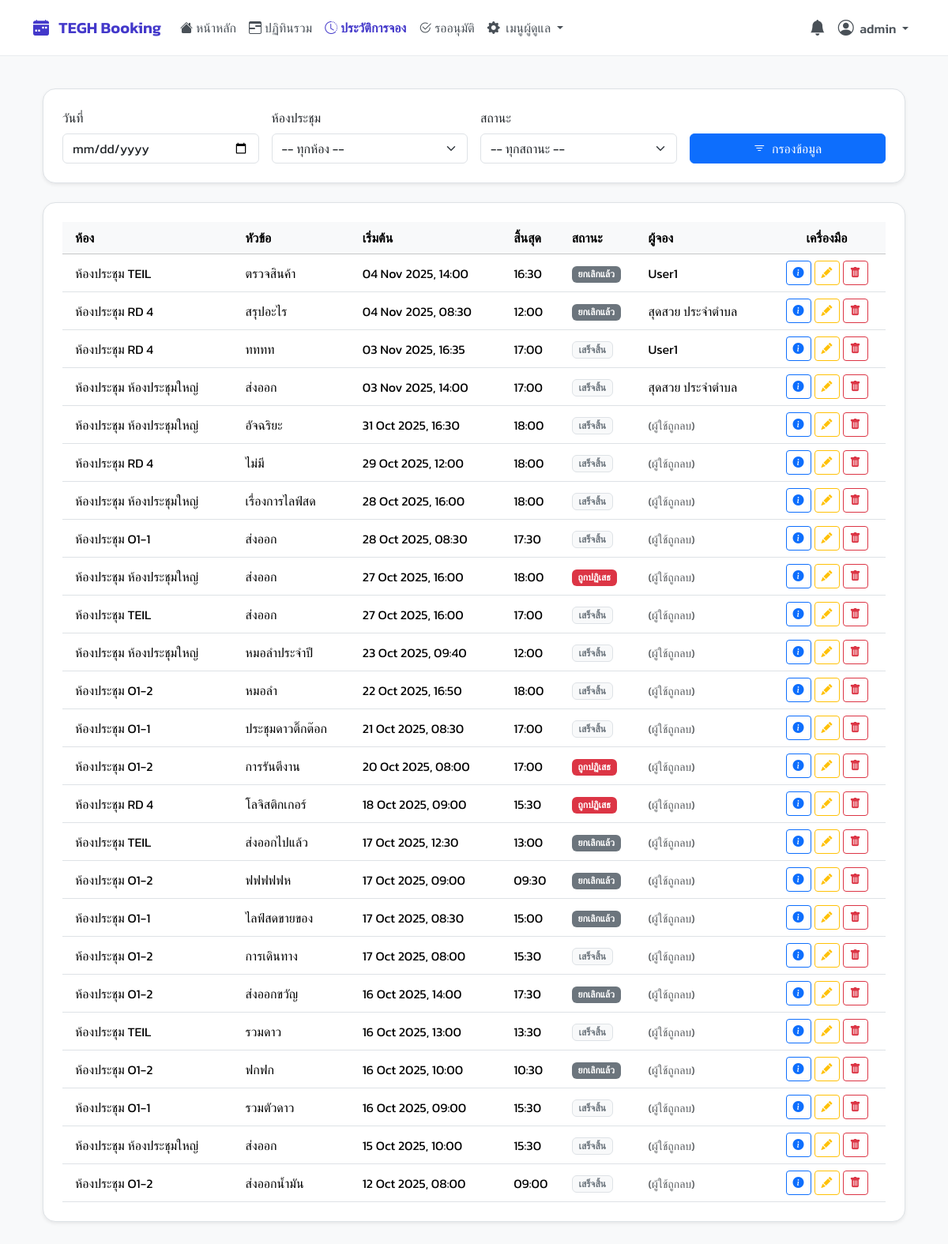
The page /history/ (signed in) on the database as committed earlier.
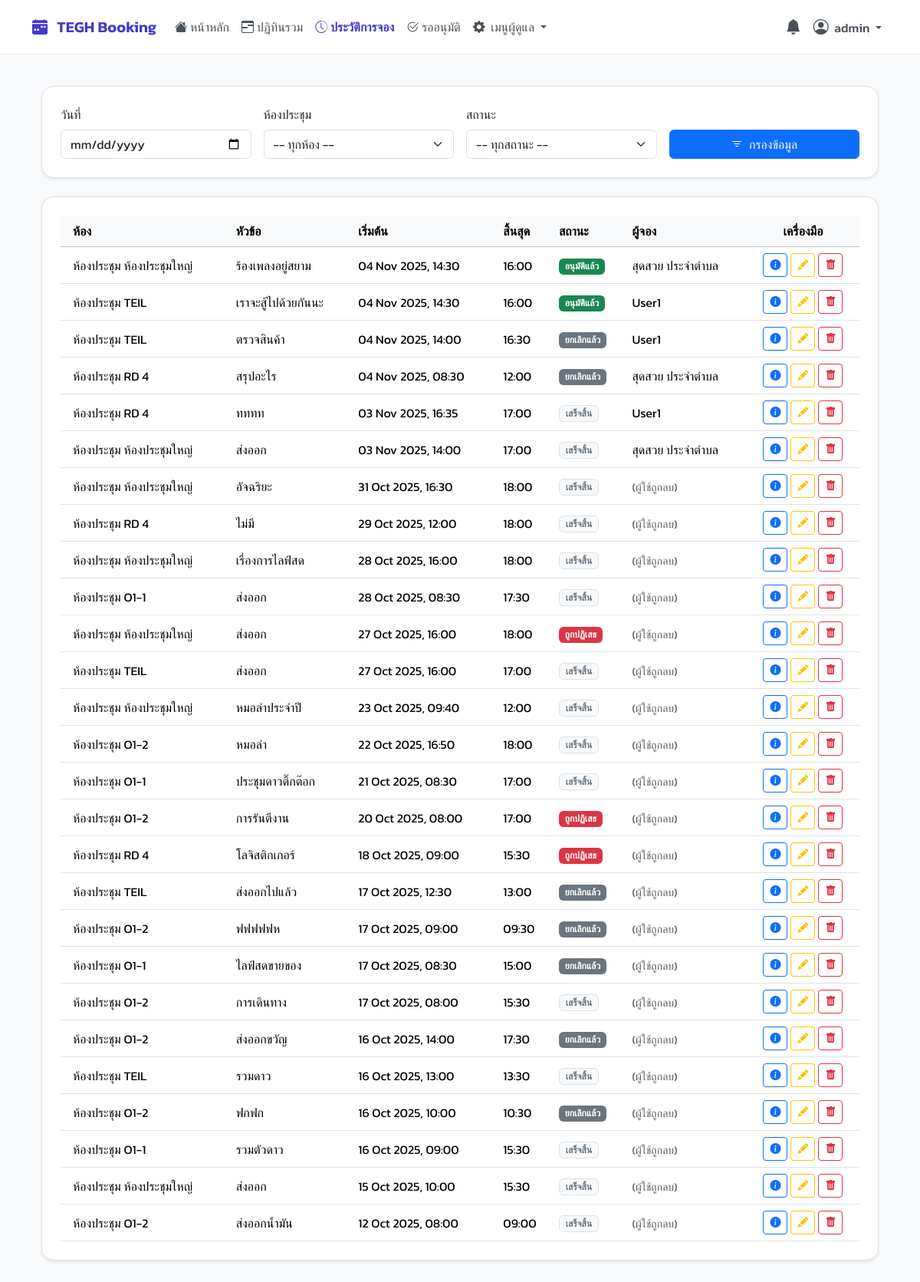
The same page on the database as committed later.
### booking/models.py (models this page shows, shortened)
class Booking(models.Model):
    user = models.ForeignKey(User, on_delete=models.SET_NULL, null=True, related_name='bookings')
    room = models.ForeignKey(Room, on_delete=models.CASCADE, related_name='bookings')
    title = models.CharField(max_length=200)
    start_time = models.DateTimeField()
    end_time = models.DateTimeField()
    chairman = models.CharField(max_length=200, blank=True, null=True)
    department = models.CharField(max_length=200, blank=True, null=True)
    participant_count = models.PositiveIntegerField(default=1)
    participants = models.ManyToManyField(User, related_name='participating_in', blank=True)
    presentation_file = models.FileField(upload_to='presentations/', blank=True, null=True)
    description = models.TextField(blank=True, null=True)
    additional_requests = models.TextField(blank=True, null=True)
    additional_notes = models.TextField(blank=True, null=True)
    STATUS_CHOICES = [
        ('PENDING', 'รออนุมัติ'),
        ('APPROVED', 'อนุมัติแล้ว'),
        ('REJECTED', 'ไม่อนุมัติ'),
        ('CANCELLED', 'ยกเลิกแล้ว'),
    ]
    status = models.CharField(max_length=10, choices=STATUS_CHOICES, default='PENDING')
    created_at = models.DateTimeField(auto_now_add=True)
    updated_at = models.DateTimeField(auto_now=True)
    parent_booking = models.ForeignKey(
        'self',
        on_delete=models.CASCADE,
        null=True,
        blank=True,
        related_name='child_bookings',
        help_text="การจองนี้ เป็นส่วนหนึ่งของการจองซ้ำ (ชี้ไปที่การจองแรก)"
    )
    recurrence_rule = models.CharField(max_length=20, blank=True, null=True) # (เช่น 'WEEKLY', 'MONTHLY')
    @property
    def is_past(self):
        if not self.end_time:
            return False
        return timezone.now() > self.end_time

class Room(models.Model):
    name = models.CharField(max_length=100)
    building = models.CharField(max_length=100, blank=True, null=True)
    floor = models.CharField(max_length=50, blank=True, null=True)
    location = models.CharField(max_length=255, blank=True, null=True, help_text="เช่น 'ใกล้ฝ่ายบุคคล'")
    capacity = models.PositiveIntegerField(default=1)
    equipment_in_room = models.TextField(blank=True, null=True, help_text="ระบุอุปกรณ์แต่ละอย่างในบรรทัดใหม่")
    image = models.ImageField(upload_to='room_images/', blank=True, null=True, verbose_name="รูปภาพห้อง")

### booking/views.py (the view, shortened to what this page needs)
# urls.py: path('history/', views.history_view, name='history'),
@login_required
def history_view(request):
    if is_admin(request.user):
        bookings = Booking.objects.all().select_related('room', 'user').order_by('-start_time')
    else:
        bookings = Booking.objects.filter(user=request.user).select_related('room').order_by('-start_time')
    date_f = request.GET.get('date'); room_f = request.GET.get('room'); status_f = request.GET.get('status'); q_f = request.GET.get('q', '')
    if date_f:
        try:
            bookings = bookings.filter(start_time__date=datetime.strptime(date_f, '%Y-%m-%d').date())
        except ValueError:
            messages.warning(request, "รูปแบบวันที่ไม่ถูกต้อง กรุณาใช้ YYYY-MM-DD")
            date_f = None
    if status_f and status_f in dict(Booking.STATUS_CHOICES):
        bookings = bookings.filter(status=status_f)
    elif status_f:
        messages.warning(request, "สถานะการจองไม่ถูกต้อง")
        status_f = None
    context = get_base_context(request)
    context.update({
        'bookings_list': bookings,
        'all_rooms': Room.objects.all().order_by('name'),
        'status_choices': Booking.STATUS_CHOICES,
        'current_date': date_f,
        'current_room': room_f,
        'current_status': status_f,
        'current_query': q_f,
        'now_time': timezone.now()
    })
    return render(request, 'pages/history.html', context)

### booking/views.py (called while the page is built)
def is_admin(user):
    return user.is_authenticated and (user.is_superuser or user.groups.filter(name='Admin').exists())

### templates/pages/history.html (shortened to what this page needs)
{% extends 'base.html' %}
{% load static %}
{% block content %}
<div class="container-fluid py-4">
    <div class="content-card shadow-sm border p-3 p-md-4 mb-4">
        <form method="get" class="row g-3 align-items-end">
            <div class="col-md-3">
                <label for="date" class="form-label">วันที่</label>
                <input type="date" name="date" id="date" class="form-control" value="{{ current_date|default:'' }}">
            </div>
            <div class="col-md-3">
                <label for="room" class="form-label">ห้องประชุม</label>
                <select name="room" id="room" class="form-select">
                    <option value="">-- ทุกห้อง --</option>
                </select>
            </div>
            <div class="col-md-3">
                <label for="status" class="form-label">สถานะ</label>
                <select name="status" id="status" class="form-select">
                    <option value="">-- ทุกสถานะ --</option>
                </select>
            </div>
            <div class="col-md-3 d-grid">
                <button type="submit" class="btn btn-primary"><i class="bi bi-filter me-1"></i> กรองข้อมูล</button>
            </div>
        </form>
    </div>
    <div class="content-card shadow-sm border p-3 p-md-4">
        <div class="table-responsive">
            <table class="table table-hover mb-0 align-middle">
                <thead class="table-light">
                    <tr>
                        <th scope="col" class="ps-3">ห้อง</th>
                        <th scope="col">หัวข้อ</th>
                        <th scope="col">เริ่มต้น</th>
                        <th scope="col">สิ้นสุด</th>
                        <th scope="col">สถานะ</th>
                        {% if is_admin_user %}
                        <th scope="col">ผู้จอง</th>
                        {% endif %}
                        <th scope="col" class="text-center">เครื่องมือ</th>
                    </tr>
                </thead>
                <tbody>
                    {% for booking in bookings_list %}
                    <tr>
                        <td class="ps-3">{{ booking.room.name }}</td>
                        <td>{{ booking.title }}</td>
                        <td>{{ booking.start_time|date:"d M Y, H:i" }}</td>
                        <td>{{ booking.end_time|date:"H:i" }}</td>
                        <td>
                            {% if booking.status == 'APPROVED' %}
                                {% if booking.is_past %}
                                    <span class="badge bg-past">เสร็จสิ้น</span>
                                {% else %}
                                    <span class="badge bg-success">อนุมัติแล้ว</span>
                                {% endif %}
                            {% elif booking.status == 'PENDING' %}
                                <span class="badge bg-warning text-dark">รออนุมัติ</span>
                            {% elif booking.status == 'REJECTED' %}
                                <span class="badge bg-danger">ถูกปฏิเสธ</span>
                            {% elif booking.status == 'CANCELLED' %}
                                <span class="badge bg-secondary">ยกเลิกแล้ว</span>
                            {% endif %}
                        </td>
                        {% if is_admin_user %}
                        <td>
                            {% if booking.user %}
                                {{ booking.user.get_full_name|default:booking.user.username }}
                            {% else %}
                                <span class="text-muted small">(ผู้ใช้ถูกลบ)</span>
                            {% endif %}
                        </td>
                        {% endif %}
                        <td class="text-center">
                            <div class="d-inline-flex gap-1" role="group">
                                <a href="{% url 'booking_detail' booking.id %}" class="btn btn-sm btn-outline-primary" title="ดูรายละเอียด">
                                    <i class="bi bi-info-circle-fill"></i>
                                </a>
                                {% if is_admin_user or not booking.is_past and booking.user == request.user %}
                                    <a href="{% url 'edit_booking' booking.id %}" class="btn btn-sm btn-outline-warning" title="แก้ไข">
                                        <i class="bi bi-pencil-fill"></i>
                                    </a>
                                    <button type="button" class="btn btn-sm btn-outline-danger delete-booking-btn"
                                            title="ยกเลิกการจอง"
                                            data-bs-toggle="modal"
                                            data-bs-target="#deleteConfirmModal"
                                            data-delete-url="{% url 'delete_booking' booking.id %}"
                                            data-booking-title="{{ booking.title|escapejs }}">
                                        <i class="bi bi-trash-fill"></i>
                                    </button>
                                {% endif %}
                            </div>
                        </td>
                    </tr>
                    {% endfor %}
                </tbody>
            </table>
        </div>
    </div>
</div>
{% endblock %}

### templates/base.html (shortened to what this page needs)
{% load static %}
<!DOCTYPE html>
<html lang="th">
<head>
    <link href="https://cdn.jsdelivr.net/npm/bootstrap@5.3.3/dist/css/bootstrap.min.css" rel="stylesheet">
    <link rel="stylesheet" href="https://cdn.jsdelivr.net/npm/bootstrap-icons@1.11.3/font/bootstrap-icons.min.css">
    <link href="https://cdn.jsdelivr.net/npm/select2@4.1.0-rc.0/dist/css/select2.min.css" rel="stylesheet" />
    <link rel="stylesheet" href="https://cdn.jsdelivr.net/npm/select2-bootstrap-5-theme@1.3.0/dist/select2-bootstrap-5-theme.min.css" />
    <link rel="stylesheet" href="{% static 'css/theme.css' %}">
</head>
<body>
    <nav class="navbar navbar-expand-lg fixed-top" id="main-navbar">
        <div class="container-xl">
            <a class="navbar-brand" href="{% url 'dashboard' %}">
                <i class="bi bi-calendar-week-fill me-2"></i> TEGH Booking
            </a>
            <div class="collapse navbar-collapse" id="mainNavbar">
                <ul class="navbar-nav me-auto mb-2 mb-lg-0">
                    {% for item in menu_items %}
                        {% if item.show %}
                            <li class="nav-item">
                                <a class="nav-link {% if item.active %}active{% endif %} d-flex align-items-center" href="{% url item.url_name %}">
                                    <i class="{{ item.icon }} me-1"></i>
                                    {{ item.label }}
                                </a>
                            </li>
                        {% endif %}
                    {% endfor %}
                    {% if is_admin_user %}
                    <li class="nav-item dropdown">
                        <a class="nav-link dropdown-toggle" href="#" id="adminMenuDropdown" role="button" data-bs-toggle="dropdown" aria-expanded="false">
                            <i class="bi bi-gear-fill me-1"></i>
                            เมนูผู้ดูแล
                        </a>
                    </li>
                    {% endif %}
                </ul>
                <ul class="navbar-nav ms-auto mb-2 mb-lg-0">
                    {% if user.is_authenticated %}
                    {% if is_admin_user %}
                    <li class="nav-item dropdown">
                        <a class="nav-link" href="#" id="notificationBell" role="button" data-bs-toggle="dropdown" aria-expanded="false"
                            title="รายการแจ้งเตือน" data-bs-toggle="tooltip" data-bs-placement="bottom">
                            <i class="bi bi-bell-fill fs-5"></i>
                        </a>
                    </li>
                    {% endif %}
                    <li class="nav-item dropdown">
                        <a class="nav-link dropdown-toggle" href="#" id="navbarUserDropdown" role="button" data-bs-toggle="dropdown" aria-expanded="false">
                            <i class="bi bi-person-circle fs-5 me-1"></i>
                            <span class="d-none d-lg-inline">{{ user.get_full_name|default:user.username }}</span>
                        </a>
                    </li>
                    {% endif %}
                </ul>
            </div>
        </div>
    </nav>
    <main class="container-xl main-content-wrapper" id="main-content">
        {% block content %}{% endblock %}
    </main>
</body>
</html>

### static/css/theme.css (style rules this page uses)
body { background-color: #f8fafc; font-family: 'Prompt', sans-serif; min-height: 100vh; display: flex; }

### templates/base.html (style rules this page uses)
body { background-color: #f8f9fa; font-family: 'Kanit', sans-serif; font-weight: 400; }
.navbar { box-shadow: none; background-color: #fff; padding-top: 0.75rem; padding-bottom: 0.75rem; border-bottom: 1px solid #e9ecef; }
.navbar-brand { color: #4338ca !important; font-weight: 600; }
.navbar .nav-link { color: #495057; font-weight: 500; padding-left: 0.75rem; padding-right: 0.75rem; transition: color 0.2s ease-in-out; }
.navbar .nav-link.active { color: #4338ca; font-weight: 600; }
.main-content-wrapper { padding-top: 5.5rem; padding-bottom: 1.5rem; }
.content-card { background-color: #ffffff; padding: 1.5rem 2rem; border-radius: 1rem; box-shadow: 0 4px 12px rgba(0, 0, 0, 0.05); border: 1px solid #e9ecef; }

### templates/pages/history.html (style rules this page uses)
.badge.bg-success { background-color: #198754 !important; }
.badge.bg-danger { background-color: #dc3545 !important; }
.badge.bg-secondary { background-color: #6c757d !important; }
.badge.bg-past { background-color: #f8f9fa !important; color: #6c757d !important; border: 1px solid #dee2e6; }

Rows that differ between the two databases and show on the page:
added Booking: room.name "ห้องประชุม ห้องประชุมใหญ่", title "ร้องเพลงอยู่สยาม", start_time "04 Nov 2025, 14:30", end_time "16:00", status "อนุมัติแล้ว", user.get_full_name "สุดสวย ประจำตำบล"
added Booking: room.name "ห้องประชุม TEIL", title "เราจะสู้ไปด้วยกันนะ", start_time "04 Nov 2025, 14:30", end_time "16:00", status "อนุมัติแล้ว", user.get_full_name "User1"
